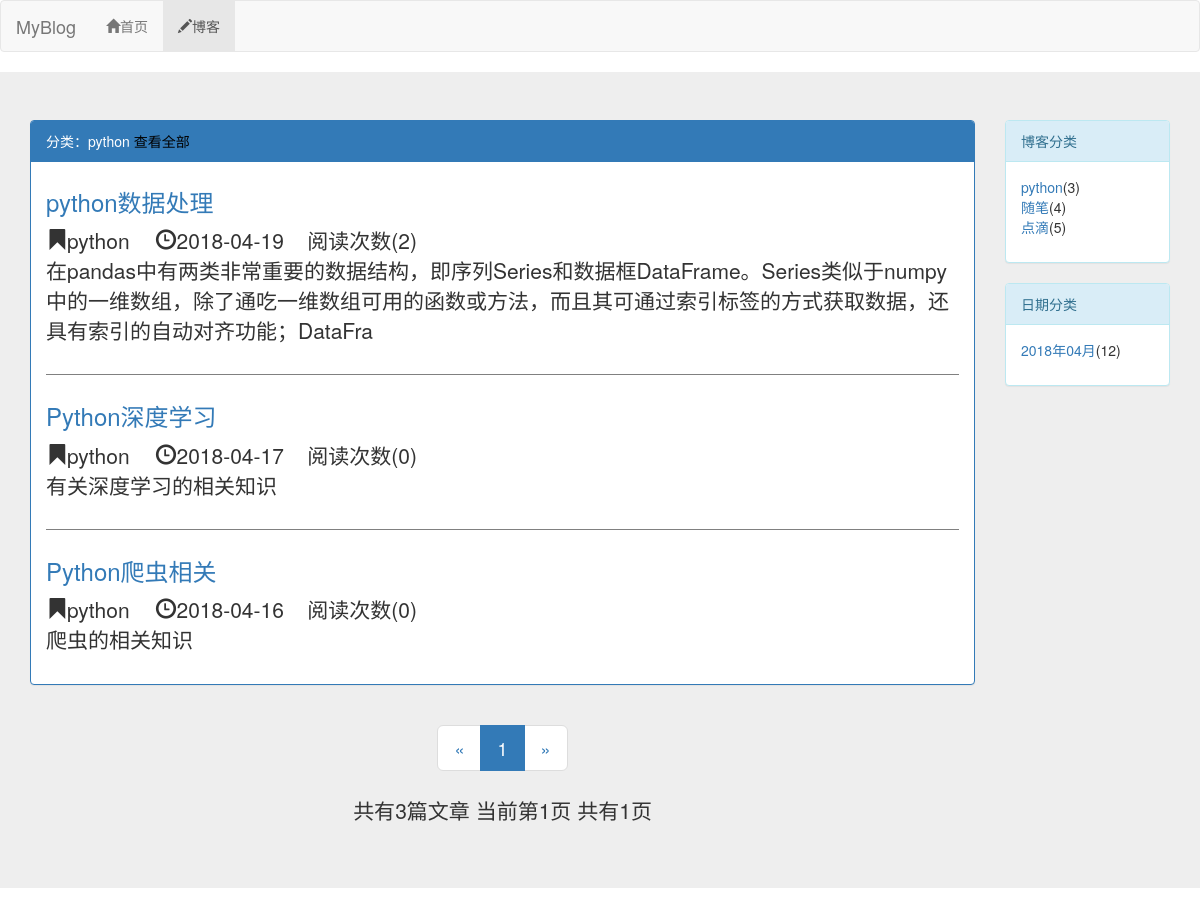
The app's page /blog/type/1, older data.
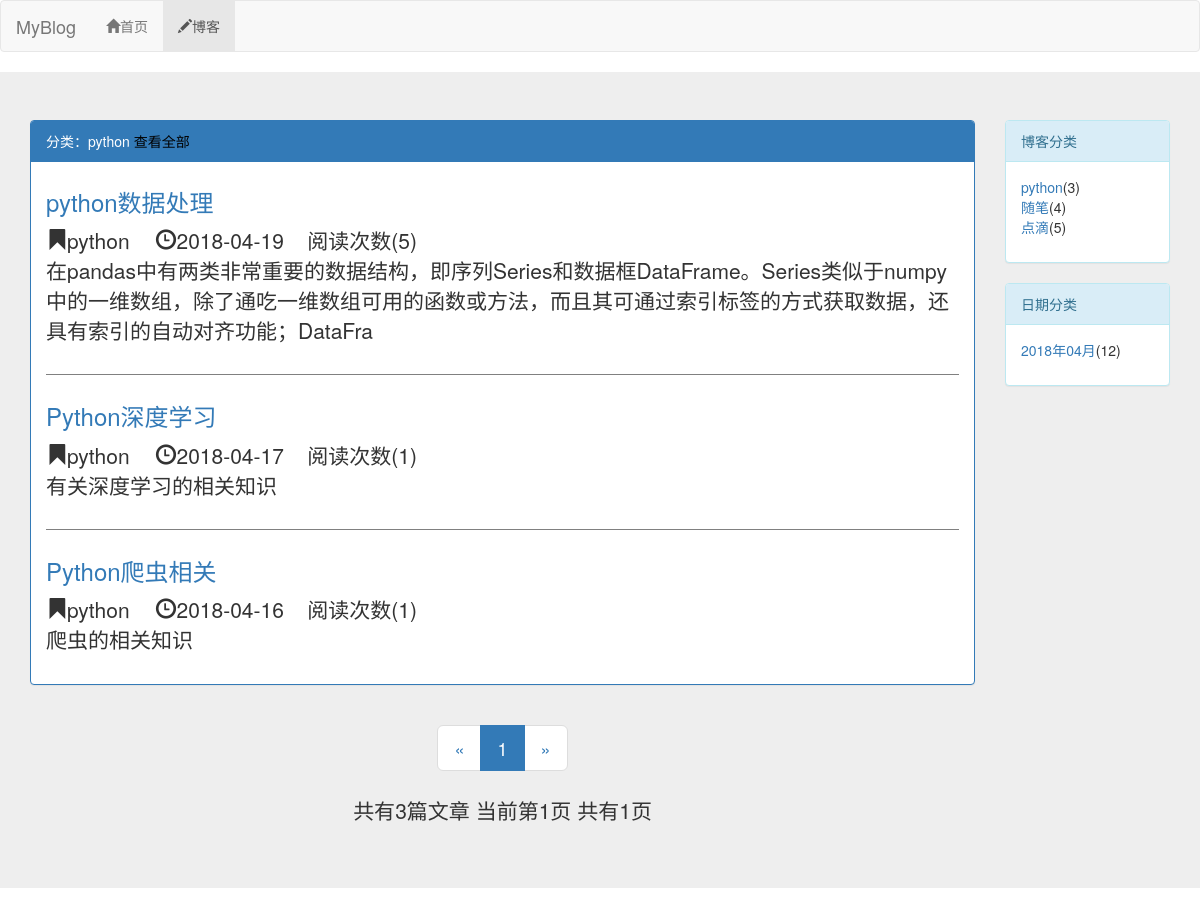
The same page, newer data.
### blog/models.py (models this page shows, shortened)
class Blog(models.Model,ReadNumExpandMethod):
    title=models.CharField(max_length=50)
    blog_type=models.ForeignKey(BlogType,on_delete=models.DO_NOTHING)
    content=RichTextUploadingField()
    read_details=GenericRelation(ReadDetail)
    author=models.ForeignKey(User,on_delete=models.DO_NOTHING)
    creat_time=models.DateTimeField(auto_now_add=True)
    last_updated_time=models.DateTimeField(auto_now=True)
    class Meta:
        ordering=['-creat_time']

class BlogType(models.Model):
    type_name=models.CharField(max_length=15)
    def __str__(self):
        return self.type_name

### read_statistics/models.py (models this page shows)
class ReadNum(models.Model):
    read_num=models.IntegerField(default=0)
    content_type = models.ForeignKey(ContentType, on_delete=models.DO_NOTHING)
    object_id = models.PositiveIntegerField()
    content_object = GenericForeignKey('content_type', 'object_id')

### blog/views.py (the view)
# urls.py: path('type/<int:blog_type_pk>',views.blogs_with_type,name='blogs_with_type'),
def blogs_with_type(request,blog_type_pk):
    blog_type=get_object_or_404(BlogType,pk=blog_type_pk)
    blogs_all_list=Blog.objects.filter(blog_type=blog_type)
    context=get_blog_list_common_data(request,blogs_all_list)
    context['blog_type']=blog_type
    return render_to_response('blog/blogs_with_type.html',context)

### read_statistics/models.py (called while the page is built)
    def get_read_num(self):
        try:
            ct = ContentType.objects.get_for_model(self)
            readnum = ReadNum.objects.get(content_type=ct, object_id=self.pk)
            return readnum.read_num
        except exceptions.ObjectDoesNotExist:
            return 0

### blog/templates/blog/blogs_with_type.html (shortened to what this page needs)
{% extends "blog/blog_list.html" %}
{% block blog_list_title %}
     分类：{{ blog_type.type_name }}
      <a href="{% url 'blog_list' %}" style="color:black">查看全部</a>
{% endblock %}

### blog/templates/blog/blog_list.html (shortened to what this page needs)
{% extends "base.html" %}
{% block nav_blog_active %} active {% endblock %}
{% load staticfiles %}
{% block hearder_extend %}
    <link rel="stylesheet" href="{% static 'blog/blog.css' %}">
{% endblock %}
{% block content %}
<div class="jumbotron">
<div class="container">
  <div class="row">
    <div class="col-xs-12 col-sm-8 col-md-9 col-lg-10">
        <div class="panel panel-primary">
            <div class="panel-heading">{% block blog_list_title %}{% endblock blog_list_title %}   </div>
            <div class="panel-body">
              {% for blog in blogs %}
                <div class="blog">
                        <h3> <a href="{% url 'blog_detail' blog.pk %}" style="text-decoration:none">{{ blog.title }}</a></h3>
                        <p class="blog-info">
                            <span class="glyphicon glyphicon-bookmark"></span>{{ blog.blog_type }}
                            <span class="glyphicon glyphicon-time" style="margin-left:20px"></span>{{ blog.creat_time|date:"Y-m-d" }}
                             &nbsp;&nbsp;&nbsp;阅读次数({{ blog.get_read_num }})
                        </p>
                    <p>{{ blog.content|striptags|truncatechars:120}}</p>
                </div>
                {% empty %}
                <div class="blog">
                    <h3>暂无博客，请期待</h3>
                </div>
                {% endfor %}
            </div>
          </div>
          <div class="paginator" aria-label="Page navigation">
            <ul class="pagination pagination-lg">
                <li>
                    {% if page_of_blogs.has_previous%}
                        <a href="?page={{ page_of_blogs.previous_page_number }}" aria-label="Previous">
                         <span aria-hidden="true">&laquo;</span>
                        </a>
                    {% else %}
                    <span aria-hidden="true">&laquo;</span>
                    {% endif %}
                </li>
                {% for page_num in page_range %}
                     {% if page_num == page_of_blogs.number %}
                    <li class="active">
                        <span>{{ page_num }}</span>
                    </li>
                    {% endif %} {% endfor %}
                <li>
                    {% if page_of_blogs.has_next%}
                         <a href="?page={{ page_of_blogs.next_page_number }}" aria-label="Next">
                         <span aria-hidden="true">&raquo;</span>
                        </a>
                    {% else %}
                        <span aria-hidden="true">&raquo;</span>
                    {% endif %}
                </li>
            </ul>
              <p>
                  共有{{ page_of_blogs.paginator.count }}篇文章
                  当前第{{ page_of_blogs.number }}页
                  共有{{ page_of_blogs.paginator.num_pages }}页
              </p>
          </div>
    </div>
    <div class="hidden-xs col-sm-4 col-md-3 col-lg-2">
        <div class="panel panel-info">
            <div class="panel-heading">博客分类</div>
            <div class="panel-body">
                <ul class="blog-types">
                    {%  for blog_type in blog_types %}
                        <li>
                          <a href="{% url 'blogs_with_type' blog_type.pk %}">{{ blog_type.type_name }}</a>({{ blog_type.blog_count }})
                        </li>
                    {% empty %}
                         <li>暂无分类</li>
                    {% endfor %}
                  </ul>
            </div>
        </div>
        <div class="panel panel-info">
            <div class="panel-heading">日期分类</div>
            <div class="panel-body">
                <ul class="blog-types">
                    {%  for blog_date,blog_count in blog_dates.items %}
                        <li>
                          <a href="{% url 'blogs_with_date' blog_date.year blog_date.month %}">{{ blog_date|date:"Y年m月" }}</a>({{ blog_count }})
                        </li>
                    {% empty %}
                         <li>暂无分类</li>
                    {% endfor %}
                  </ul>
            </div>
        </div>
    </div>
  </div>
</div>
</div>
{% endblock%}

Row changes from the older to the newer data that the page shows:
changed through a linked row, Blog "python数据处理": get_read_num "2" → "5"
computed for Blog "Python深度学习": get_read_num "0" → "1"
computed for Blog "Python爬虫相关": get_read_num "0" → "1"
